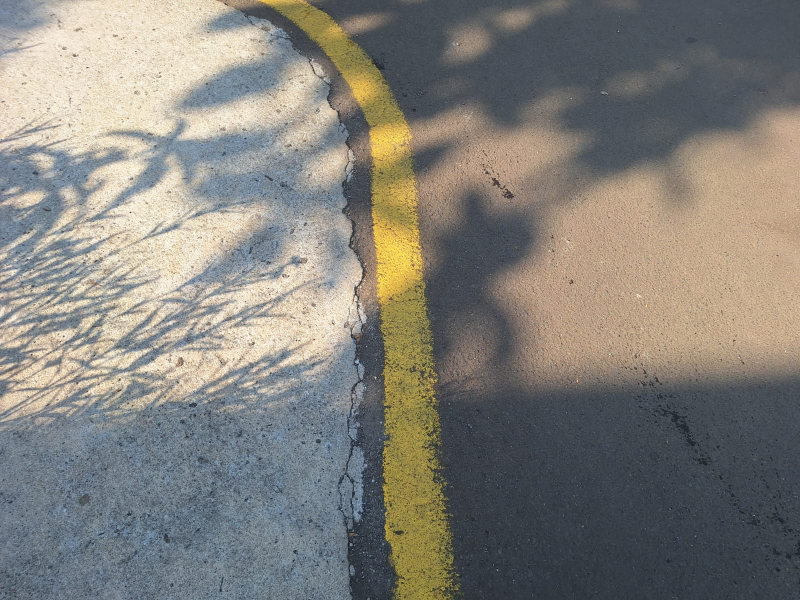
#> input picture WhatsApp Image 2025-05-07 at 09.51.21_25d343e4.jpg, 1600 x 1200 px, given in place of WhatsApp Video 2025-05-07 at 09.51.21_74c3f56a.mp4, which was not available (shown at 1/2 size)
$ python line_gmm_homography_SIFT.py
#> lines starting #> are read from the running program, lines starting #| are printed output that depends on the picture; after the words box and inside, x2 and y2 are one past the last pixel; in counts of white or black regions, pixels touching at a corner belong together; pictures that were not available may be replaced by others from this repository, and a replacement may not be noted
import cv2
import numpy as np
from sklearn.mixture import GaussianMixture

def sample_line_pixels(frame, roi_box):
    x, y, w, h = roi_box
    roi = frame[y:y+h, x:x+w]
    samples = roi.reshape(-1, 3)
    return samples

def segment_using_gmm(frame, gmm, threshold=0.9):
    h, w, _ = frame.shape
    reshaped = frame.reshape(-1, 3)
    probs = np.exp(gmm.score_samples(reshaped))
    probs = probs.reshape(h, w)
    mask = (probs > np.percentile(probs, threshold * 100)).astype(np.uint8) * 255
    return mask

def estimate_homography(prev_gray, curr_gray):
    orb = cv2.ORB_create(500)
    kp1, des1 = orb.detectAndCompute(prev_gray, None)
    kp2, des2 = orb.detectAndCompute(curr_gray, None)
    if des1 is None or des2 is None:
        return None

    bf = cv2.BFMatcher(cv2.NORM_HAMMING)
    matches = bf.knnMatch(des1, des2, k=2)
    good = [m[0] for m in matches if len(m) == 2 and m[0].distance < 0.75 * m[1].distance]

    if len(good) > 10:
        pts1 = np.float32([kp1[m.queryIdx].pt for m in good]).reshape(-1, 1, 2)
        pts2 = np.float32([kp2[m.trainIdx].pt for m in good]).reshape(-1, 1, 2)
        H, _ = cv2.findHomography(pts1, pts2, cv2.RANSAC)
        return H
    return None

# === Inisialisasi Video ===
cap = cv2.VideoCapture("WhatsApp Video 2025-05-07 at 09.51.21_74c3f56a.mp4")

ret, first_frame = cap.read()
#> first_frame is the input picture: shape (1200, 1600, 3); mean B, G, R 122.5, 128.7, 131.2
if not ret:
    raise Exception("Video tidak terbaca.")
first_frame = cv2.resize(first_frame, (640, 480))
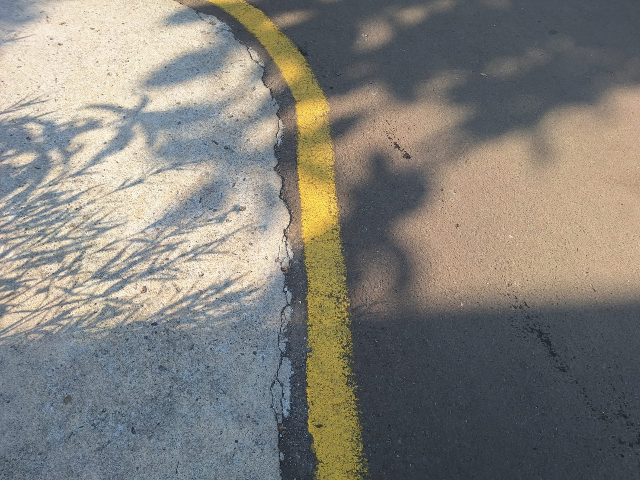
#> first_frame: shape (480, 640, 3); mean B, G, R 122.4, 128.6, 131.1

# === Tentukan ROI (bagian bawah gambar) ===
roi_y1, roi_y2 = 240, 480
roi_x1, roi_x2 = 160, 480

first_roi = first_frame[roi_y1:roi_y2, roi_x1:roi_x2]
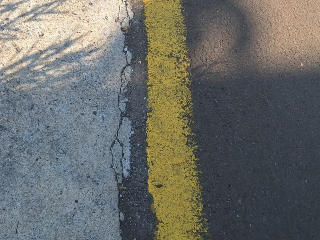
#> first_roi: shape (240, 320, 3); mean B, G, R 105.1, 109.4, 107.8
roi_gray_prev = cv2.cvtColor(first_roi, cv2.COLOR_BGR2GRAY)
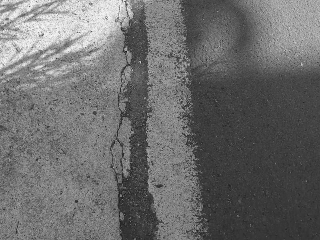
#> roi_gray_prev: shape (240, 320); min 19, max 251, mean 108.5

# === Ambil Sampel Warna dari ROI untuk Latih GMM ===
roi_box = (30, 180, 20, 20)  # pada ROI, ganti sesuai posisi garis
samples = sample_line_pixels(first_roi, roi_box)
#> in sample_line_pixels, `roi = frame[y:y+h, x:x+w]`:
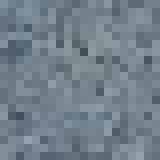
#> roi: shape (20, 20, 3) (shown 8 times larger); mean B, G, R 138.3, 127.5, 114.3
#> in sample_line_pixels, `samples = roi.reshape(-1, 3)`: samples = 400 rows, first 8: [158, 143, 124], [146, 131, 112], [137, 123, 105], [154, 140, 122], [146, 133, 117], [133, 120, 104], [132, 121, 107], [139, 128, 114]
gmm = GaussianMixture(n_components=2, covariance_type='full')
gmm.fit(samples)

# === Segmentasi awal ===
prev_mask = segment_using_gmm(first_roi, gmm)
#> in segment_using_gmm, `probs = probs.reshape(h, w)`:
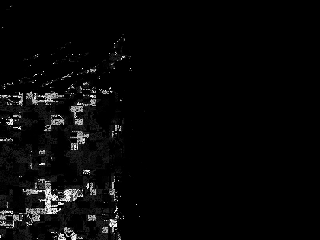
#> probs: shape (240, 320) float64; min 0, max 0.00701, mean 0.000211; drawn with min black and max white
#> in segment_using_gmm, `mask = (probs > np.percentile(probs, threshold * 100)).astype(np.uint8..`:
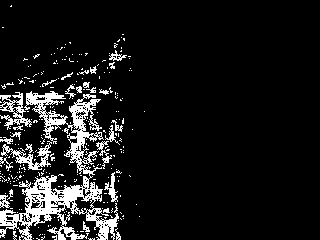
#> mask: shape (240, 320); 10% white; 274 white regions (245 under 20 px), largest, box (x1, y1, x2, y2) and area: (0, 91, 119, 240) 4946, (0, 92, 32, 130) 442, (1, 141, 52, 170) 436

while True:
    ret, frame = cap.read()
    if not ret:
        break

    frame = cv2.resize(frame, (640, 480))
    roi = frame[roi_y1:roi_y2, roi_x1:roi_x2]
    roi_gray = cv2.cvtColor(roi, cv2.COLOR_BGR2GRAY)

    # === Estimasi Homography dari ROI ===
    H = estimate_homography(roi_gray_prev, roi_gray)
#> in estimate_homography, `kp1, des1 = orb.detectAndCompute(prev_gray, None)`: kp1 = 398 keypoints; strongest (x, y, size): (126, 48, 31), (123, 50, 31), (42, 35, 31), (124, 52, 31)
#> in estimate_homography, `kp2, des2 = orb.detectAndCompute(curr_gray, None)`: kp2 has the same summary as kp1
#> in estimate_homography, `matches = bf.knnMatch(des1, des2, k=2)`: matches = 398 matches
#> in estimate_homography, `pts1 = np.float32([kp1[m.queryIdx].pt for m in good]).reshape(-1, 1, 2)`: pts1 = 398 rows, first 8: [126, 32], [147, 113], [181, 102], [148, 159], [43, 56], [127, 100], [38, 32], [42, 66]
#> in estimate_homography, `pts2 = np.float32([kp2[m.trainIdx].pt for m in good]).reshape(-1, 1, 2)`: pts2 has the same summary as pts1
#> in estimate_homography, `H, _ = cv2.findHomography(pts1, pts2, cv2.RANSAC)`: H = [[1, -7.18e-16, 7.75e-14], [9.98e-16, 1, -6.14e-15], [1.15e-17, -3.38e-18, 1]]

    if H is not None:
        # Warp hasil segmentasi sebelumnya ke ROI sekarang
        warped_mask = cv2.warpPerspective(prev_mask, H, (roi.shape[1], roi.shape[0]))
        mask = warped_mask

        # Jika area hasil terlalu kecil/besar → lakukan segmentasi ulang
        area = cv2.countNonZero(mask)
#> area = 7658
        if area < 1000 or area > 40000:
            mask = segment_using_gmm(roi, gmm)
    else:
        # Jika gagal estimasi homography → segmentasi ulang
        mask = segment_using_gmm(roi, gmm)

    # === Bersihkan noise kecil ===
    kernel = np.ones((5, 5), np.uint8)
    mask = cv2.morphologyEx(mask, cv2.MORPH_OPEN, kernel)
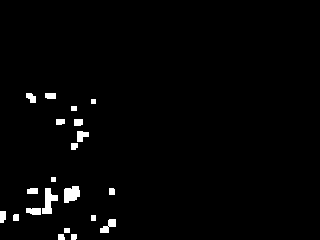
#> mask: shape (240, 320); 1.9% white; 21 white regions, largest, box (x1, y1, x2, y2) and area: (42, 188, 58, 214) 223, (64, 186, 80, 203) 214, (100, 219, 116, 233) 118

    # === Visualisasi ===
    result = cv2.bitwise_and(roi, roi, mask=mask)
    cv2.imshow("ROI Mask", mask)
    cv2.imshow("ROI Result", result)

    # === Update data frame sebelumnya ===
    roi_gray_prev = roi_gray.copy()
    prev_mask = mask.copy()

    if cv2.waitKey(10) == ord('q'):
#> (key q is pressed here)
        break

cap.release()
cv2.destroyAllWindows()
